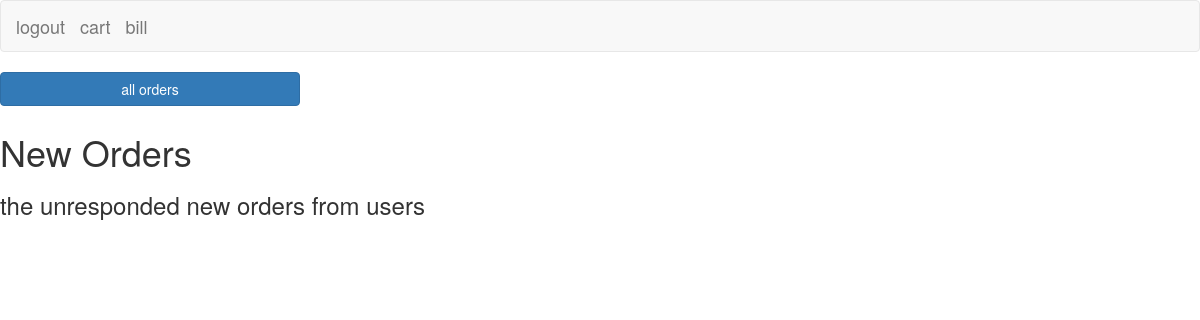
Before: /products/orders with the older database file.
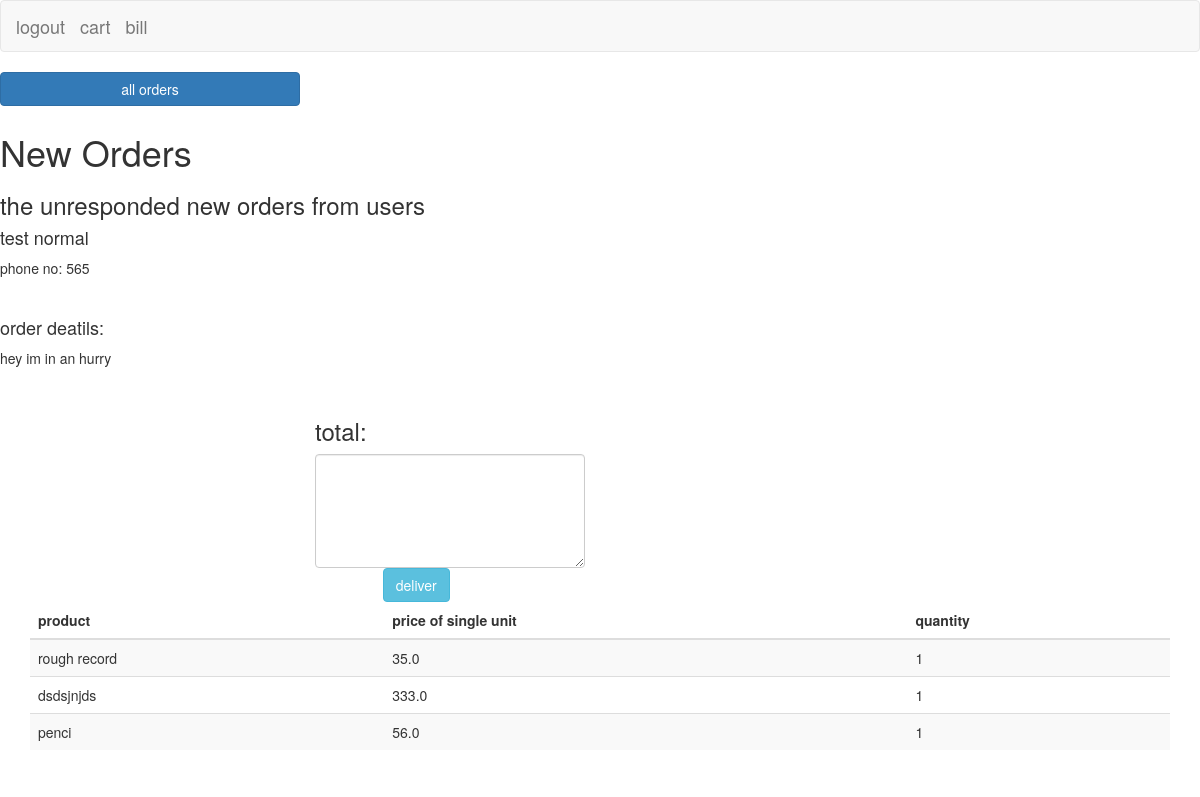
After: the same page with the newer database file.
### list/models.py (models this page shows, shortened)
class User(models.Model):
    name = models.CharField(max_length=20)
    adm_no = models.IntegerField(primary_key=True)
    phone_no = models.IntegerField()
    cbid = models.ForeignKey(Batch, on_delete=models.CASCADE)
    password = models.CharField(max_length = 100)
    isadmin = models.IntegerField(default=0)

class Purchase(models.Model):
    purch_id = models.AutoField(primary_key=True)
    adm_no = models.ForeignKey(User, on_delete=models.CASCADE)
    purchase_date=models.DateField()
    remarks = models.CharField(max_length=200)
    response = models.CharField(max_length=200)
    responded = models.IntegerField(default=0)
    placed= models.IntegerField(default=0)
    total = models.FloatField()

class Product(models.Model):
    pname = models.CharField(max_length=30)
    product_id = models.AutoField(primary_key=True)
    p_short = models.CharField(max_length=10)
    price = models.FloatField()
    quantity = models.IntegerField()
    product_type = models.CharField(max_length=20)
    brand_name = models.CharField(max_length=20)
    expiry = models.IntegerField()
    expiry_month=models.DateField()
    effective_price = models.FloatField()
    mrp = models.FloatField()
    vat = models.FloatField()

class Plist(models.Model):
    purch_id = models.ForeignKey(Purchase, on_delete=models.CASCADE)
    product_id = models.ForeignKey(Product, on_delete=models.CASCADE)
    tfield = models.AutoField(primary_key=True)
    price = models.FloatField()
    quantity = models.IntegerField()

### list/views.py (the view)
def order(request):
    p=Purchase.objects.all().filter(placed=1)
    l=Plist.objects.all()
    u=User.objects.all()
    product=Product.objects.all()
    return render(request, 'list/orders.html',{'u': u , 'p': p , 'l' : l, 'product' : product })

### list/templates/list/orders.html (shortened to what this page needs)
{% extends 'list/base.html' %}
{% block nav  %}
<a class="btn btn-large btn-primary col-md-3" href="/products/orders_new">
 all orders</a><br /><br />
<h1>New Orders</h1>
<h3>the unresponded new orders from users</h3>
{%for pu in p%}
{%if pu.responded == 0 %}
{%for us in u%}
{%if pu.adm_no == us %}
<h4>{{us.name}}</h4>
<p>
  phone no: {{us.phone_no}}
</p>
<br />
{%endif%}
{%endfor%}
<h4>order deatils:</h4>
<p>
  {{pu.remarks}}
</p>
<br />
<h3 class="col-md-9 col-md-offset-3">total: {{k.total}}</h3>
<div class="col-md-3 col-md-offset-3">
    <form accept-charset="UTF-8" action="{% url 'response' pu.purch_id %}" method="POST">
        <textarea class="form-control" id="text" name="response" placeholder="{{pu.response}}" rows="5"></textarea>
        <button class="btn btn-info col-md-3 col-md-offset-3 "<a href="" type="submit">deliver</button>
    </form>
</div>
<div class="container">
  <table class="table table-striped">
    <thead>
      <tr>
        <th>product</th>
        <th>price of single unit</th>
        <th>quantity</th>
      </tr>
    </thead>
    <tbody>
      {%for i in l%}
      {%if i.purch_id == pu%}
      <tr>
          {%for j in product%}
          {%if i.product_id == j%}
        <td>{{j.pname}}</td>
        <td>{{j.price}}</td>
        <td>{{i.quantity}}</td>
        {%endif%}
        {%endfor%}
      </tr>
      {%endif%}
      {%endfor%}
    </tbody>
  </table>
</div>
{%endif%}
{%endfor%}
{% endblock  %}

### list/templates/list/base.html (shortened to what this page needs)
<!DOCTYPE html>
<html>
  <head>
    {% load staticfiles %}
    <link rel="stylesheet" type="text/css" href="https://maxcdn.bootstrapcdn.com/bootstrap/3.3.7/css/bootstrap.min.css" />
    <link href="//netdna.bootstrapcdn.com/twitter-bootstrap/2.3.2/css/bootstrap-combined.no-icons.min.css" rel="stylesheet">
<link href="//netdna.bootstrapcdn.com/font-awesome/3.2.1/css/font-awesome.css" rel="stylesheet">
<link rel="stylesheet" href="path/to/bootstrap/css/bootstrap.min.css">
<link rel="stylesheet" href="path/to/font-awesome/css/font-awesome.min.css">
  </head>
  <body>
    <nav class="navbar navbar-default">
      <div class="container-fluid">
        <div class="navbar-header">
          <a class="navbar-brand" href="logout">logout</a>
          <a class="navbar-brand" href="cart">cart</a>
          <a class="navbar-brand" href="bill">bill</a>
        </div>
      </div>
    </nav>
  {% block nav %}
  {% endblock %}
  </body>
</html>

Changed rows visible on the page:
added Purchase: remarks "hey im in an hurry"
added User: name "test normal", phone_no "565"
added Plist: quantity "1"
now on this page (row edited): Product: pname "rough record", price "35.0"
added Plist: quantity "1"
now on this page (row edited): Product: pname "dsdsjnjds", price "333.0"
added Plist: quantity "1"
now on this page (row edited): Product: pname "penci", price "56.0"
